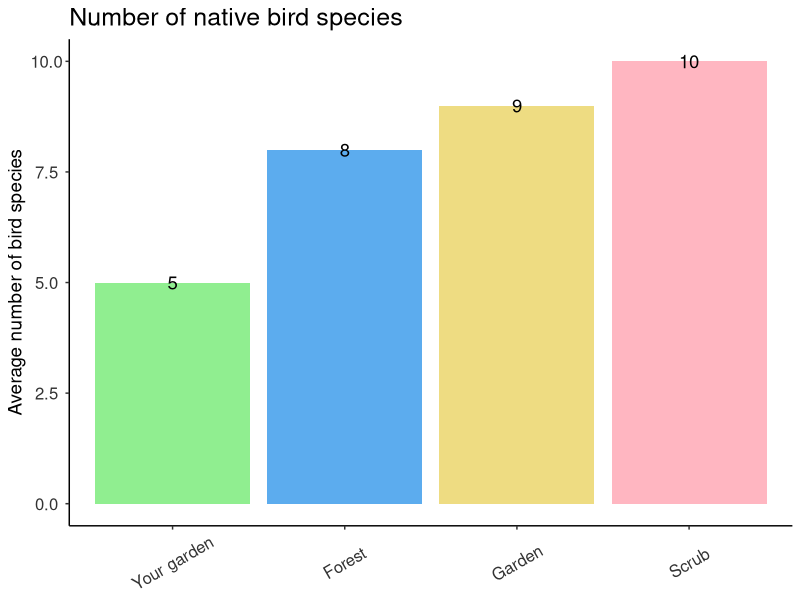
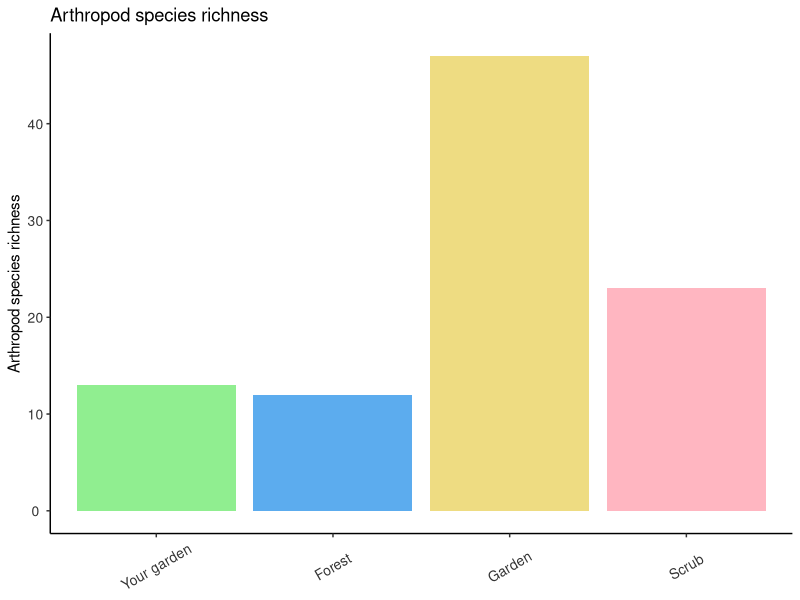
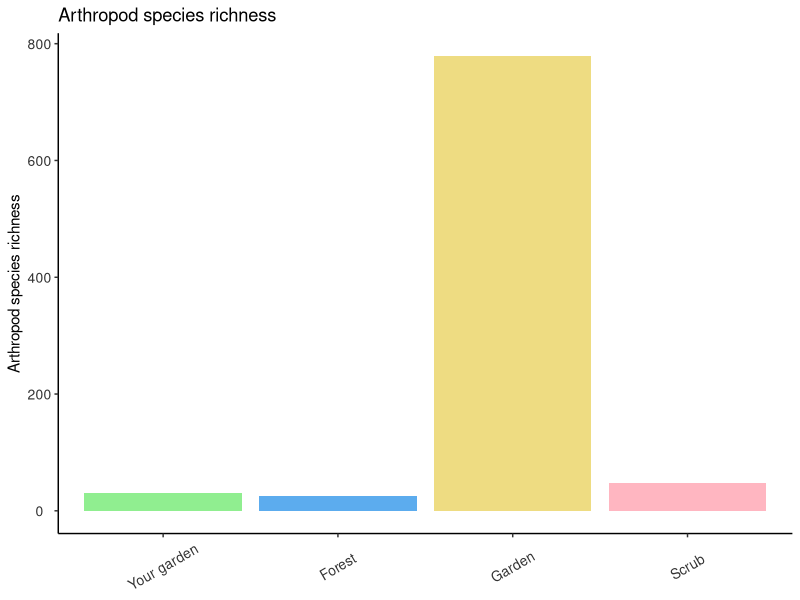
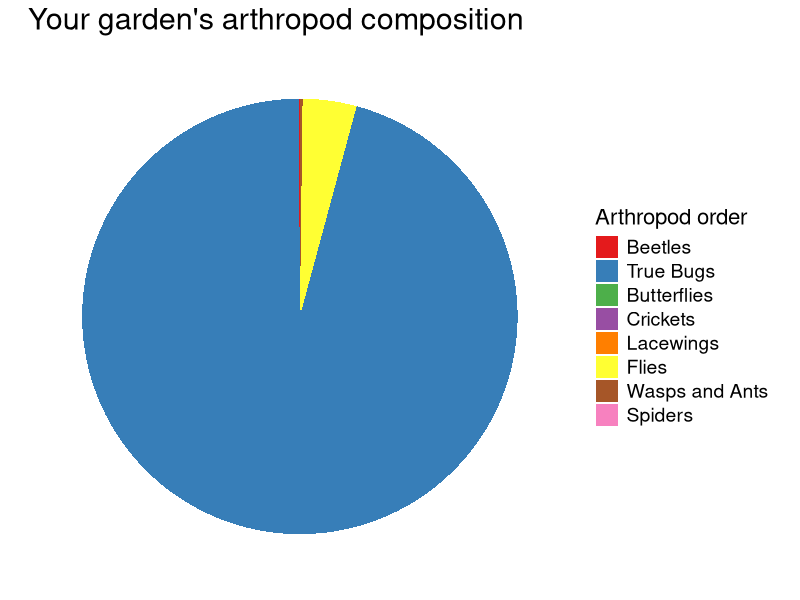

Write the R code that produced these figures, in order. (Note: this script raises an error after producing the figures.)
# Parent script for Curaçao reports
# Author: Daniel B Turner, Matthew R. Helmus
# last updated by D.T: 2 December 2018
# last updated by M.R.H: 20 December 2018

rm(list=ls())

# load packages ----------------------------------------------------------------------------------------------------------------------------
library(dplyr)
library(ggplot2)
library(rmarkdown)
library(reshape2)
library(tidyr)
library(kableExtra)

# global parameters -----------------------------------------------------------------------------------------------------------------
puk <- 0 # number of digits to round

# set color palette
fun_colors3 <- c("palegreen2", "steelblue2", "lightgoldenrod2") # assign vector of three color names for plots
fun_colors4 <- c("palegreen2", "steelblue2", "lightgoldenrod2", "lightpink") # assign vector of four color names for plots
# forest = blue, garden = yellow, scrub = red,  your = green
fun_colors3 <- c("steelblue2", "lightgoldenrod2","lightpink") # assign vector of three color names for plots
fun_colors4 <- c("steelblue2", "lightgoldenrod2", "lightpink", "palegreen2") # assign vector of four color names for plots

# native herps ---------
# wrangle native herp data

# set working directory to downloaded folder

herps_nat <- read.csv("data/Curacao native herps.csv") # load native herp dataset


herps_nat_noNA <- na.omit(herps_nat) # create dataframe of sites without NAs to calculate means more easily

herps_nat_means <- herps_nat_noNA %>%
  group_by(sitetype) %>%
  summarise(Dutch.Leaf.toed.Gecko = round(mean(Dutch.Leaf.toed.Gecko), puk), 
            Antillean.Dwarf.Gecko = round(mean(Antillean.Dwarf.Gecko), puk), 
            Striped.Anole = round(mean(Striped.Anole), puk), 
            Laurent.s.Whiptail = round(mean(Laurent.s.Whiptail), puk), 
            Turnip.tailed.Gecko = round(mean(Turnip.tailed.Gecko), puk)) # create summary dataframe for means across all species for all categories


meanNames <- as.factor(c("forestMeans", "gardenMeans", "scrubMeans")) # set factor names so combined dataframe is clearer
herps_nat_means$sitetype <- meanNames
herps_nat_means$Site <- NA # create these columns to combine dataframes later
herps_nat_means$ReportName <- NA # create these columns to combine dataframes later
herps_nat_means$Site<- c("Forest", "Garden", "Scrub") 

colnames(herps_nat)[3:7] <- c("Dutch Leaf-toed Gecko", "Antillean Dwarf Gecko", "Striped Anole", "Laurent's Whiptail", "Turnip-tailed Gecko")
colnames(herps_nat_means)[2:6] <- c("Dutch Leaf-toed Gecko", "Antillean Dwarf Gecko", "Striped Anole", "Laurent's Whiptail", "Turnip-tailed Gecko")

herps_natList <- split(herps_nat, f = herps_nat$Site) # create a list that separates the native herp observations by site so they can be listed in each site's unique report

for(i in 1:31){
  herps_natList[[i]]$Site <- c("Your garden")
} # Change site name so that reader sees "Your garden"

herps_nat_long <- vector("list", 31)

# exotic herps ------------
# wrangle exotic herp proportion data
herps_exo_prop <- read.csv("data/Curacao exotic herps summary stats.csv") # load data

colnames(herps_exo_prop) <- c("species", "Site Type", "Percentage of sites") # change column names

herps_exo_prop$`Percentage of sites` <- round(herps_exo_prop$`Percentage of sites`, puk)
herps_exo_prop$species <- factor(herps_exo_prop$species,c("Mourning Gecko",
                                                          "Asian House Gecko",
                                                          "Tropical House Gecko",
                                                          "Colombian Four-eyed Frog",
                                                          "Johnstone's Whistling Frog",
                                                          "Cuban Tree Frog"))

# create plot
herps_exo_prop_plot <- ggplot(data = herps_exo_prop, aes(x = `Site Type`, y = `Percentage of sites`, fill = `Site Type`)) +
  geom_bar(stat="identity") +
  geom_text(aes(label = `Percentage of sites`), position = position_dodge(width = 0.9), vjust = .5, size = 3.9) +
  scale_fill_manual(values = fun_colors3) +
  facet_wrap(~ species) + 
  labs(title="Percentage of sites \nwith exotic reptile or amphibian species") +
       ylab("Percentage of sites") +
  theme(panel.grid.major = element_blank(), panel.grid.minor = element_blank(),
        panel.background = element_blank(), axis.line = element_line(colour = "black"),          
        axis.text.x = element_text(color = "grey20", size=12.1, angle=30, hjust=.5, vjust=.5, face="plain"),
        axis.text.y = element_text(color = "grey20", size=10, angle=0, hjust=.5, vjust=.5, face="plain"),
        axis.title.x=element_blank(),
        axis.title.y = element_text(size = 12.8),
        legend.position = "none",
        strip.text.x = element_text(size = 11.7),
        plot.title = element_text(size=16)) # This object will be called to compare exotic reptile abundance across the focal site and site categories.

# wrangle exotic herp species list
herps_exo_sp <- read.csv("data/Curacao exotic herps.csv") # load data
colnames(herps_exo_sp) <- c("Site", "sitetype", "Mourning Gecko", "Tropical House Gecko", "Johnstone's Whistling Frog", "Cuban Treefrog", "Colombian Four-eyed Frog", "Asian House Gecko", "ReportName")

herps_exo_spMelt <- melt(herps_exo_sp, id = c("Site", "sitetype", "ReportName"))

herps_exo_spMelt$variable <- as.character(herps_exo_spMelt$variable)

herps_exo_spMelt <- herps_exo_spMelt[order(herps_exo_spMelt$ReportName, -herps_exo_spMelt$value),]

herps_exoList <- split(herps_exo_spMelt, f = herps_exo_spMelt$Site)

herps_exoList[[1]][1, 4] # check to see if the dataframes were separated correctly

# native birds ---------------
# load data for species list
birds_nat <- read.csv("data/Curacao native birds list.csv") # load data

# tidy data for species list
birds_nat$Scientific.name <- paste0("(", birds_nat$Scientific.name, ")")
birds_nat$Common.Name <- as.character(birds_nat$Common.Name)
birds_nat$bird.Name <- paste(birds_nat$Common.Name, birds_nat$Scientific.name)

# wrangle data for Rmd file for species list
birds_nat <- birds_nat[order(birds_nat$Site, -birds_nat$Present),]

birds_natList <- split(birds_nat, f = birds_nat$Site)

birds_natList[[1]]

# load data for species richness
birdsNat_sr <- read.csv("data/Curacao native birds.csv")

# wrangle native bird species richness data
birdsNat_sr_sum <- birdsNat_sr %>%
  group_by(sitetype) %>%
  summarise(SR = round(mean(SR), puk))

birdsNat_sr_sum$Site <- NA
birdsNat_sr_sum$ReportName <- NA

birdsNat_srTotal <- rbind(birdsNat_sr, birdsNat_sr_sum)

birdsNat_srTotal[,1] <- c("Your garden") # assign all sites the name "Your garden" for plotting and visualization purposes
birdsNat_srTotal[32:34, 1] <- c("Forest", "Garden", "Scrub") # change summary means to more aesthetically pleasing names (this step could have been done in factorization line several rows above)
birdsNat_srTotal$ord <- 1:34


# make a sample plot
ggplot(birdsNat_srTotal[c(26, 32:34),], aes(x = reorder(Site, ord), y = SR)) +
  geom_bar(stat = "identity", aes(fill = Site)) +
  geom_text(aes(label=SR), position = position_dodge(width = 0.9), vjust = 0.5, size = 4.7) +
  scale_fill_manual(values = fun_colors4) +
  labs(y = "Average number of bird species",
       title = "Number of native bird species") +
  theme(panel.grid.major = element_blank(), panel.grid.minor = element_blank(),
        panel.background = element_blank(), axis.line = element_line(colour = "black"),
        axis.text.x = element_text(color = "grey20", size=12, angle=30, hjust=.5, vjust=.5, face="plain"),
        axis.text.y = element_text(color = "grey20", size=12, angle=0, hjust=.5, vjust=.5, face="plain"),
        axis.title.x=element_blank(),
        legend.position = "none",
        axis.title=element_text(size=13.6),
        plot.title = element_text(size=18)) 

# exotic birds ------------
# load exotic birds data
birds_exo <- read.csv("data/Curacao exotic birds summary stats.csv")

# wrangle exotic birds data
colnames(birds_exo) <- c("species", "Site Type", "Percentage of sites")

birds_exo$`Percentage of sites` <- round(birds_exo$`Percentage of sites`, puk)
birds_exo$species <- factor(birds_exo$species,c("Exotic Parrots",
                                                "Chestnut-fronted Macaw",
                                                "Rock Pigeon",
                                                "Saffron Finch",
                                                "House Sparrow"))

# plot exotic bird proportions
birds_exo_prop_plot <- ggplot(data = birds_exo, aes(x=`Site Type`, y = `Percentage of sites`, fill = `Site Type`)) +
  geom_bar(stat = "identity") +
  geom_text(aes(label = `Percentage of sites`), position = position_dodge(width = 0.9), vjust = .5, size = 3.9) +
  facet_wrap(~ species) +
  scale_fill_manual(values = fun_colors3) +
  labs(title = "Percentage of sites with exotic bird species") +
  ylab("Percentage of sites") + 
  theme(panel.grid.major = element_blank(), panel.grid.minor = element_blank(),
        panel.background = element_blank(), axis.line = element_line(colour = "black"),          
        axis.text.x = element_text(color = "grey20", size=12.1, angle=30, hjust=.5, vjust=.5, face="plain"),
        axis.text.y = element_text(color = "grey20", size=12, angle=0, hjust=.5, vjust=.5, face="plain"),
        axis.title.x=element_blank(),
        legend.position = "none",
        strip.text.x = element_text(size = 12),
        axis.title=element_text(size=13.6),
        plot.title = element_text(size=18)) # This object will be called to compare exotic bird observations across sites.

# exotic birds list
birdsExo_List <- read.csv("data/Curacao exotic birds.csv") # load data

colnames(birdsExo_List) <- c("Site", "sitetype", "Exotic Parrots", "Cheshnut-fronted Macaw", "Rock Pigeon", "House Sparrow", "Saffron Finch", "ReportName")

birdsExo_List <- melt(birdsExo_List, id = c("Site", "sitetype", "ReportName"))

birdsExo_List <- birdsExo_List[order(birdsExo_List$Site, -birdsExo_List$value),]

birdsExo_List <- split(birdsExo_List, f = birdsExo_List$Site)




# arthropods -----------
arth <- read.csv("data/Curacao arthropods.csv") # load data

# wrangle arthropod data
arthDiv <- arth %>%
  select(Site:AB, ReportName)

arthSum <- arth %>%
  group_by(sitetype) %>%
  summarise(SR = round(mean(SR), puk), AB = round(mean(AB), puk))

arthSum$ReportName <- NA
arthSum$Site <- NA

arthTot <- rbind(arthDiv, arthSum)

arthTot[,1] <- c("Your garden") # assign all sites the name "Your garden" for plotting and visualization purposes
arthTot[32:34, 1] <- c("Forest", "Garden", "Scrub") # change summary means to more aesthetically pleasing names (this step could have been done in factorization line several rows above)
arthTot$ord <- 1:34


# sample arthropod species richness plot
ggplot(arthTot[c(4, 32:34),], aes(x = reorder(Site, ord), y = SR)) +
  geom_bar(stat = "identity", aes(fill = Site)) +
  scale_fill_manual(values = fun_colors4) +
  labs(y = "Arthropod species richness",
       title = "Arthropod species richness") +
  theme(panel.grid.major = element_blank(), panel.grid.minor = element_blank(),
        panel.background = element_blank(), axis.line = element_line(colour = "black"),
        axis.text.x = element_text(color = "grey20", size=10, angle=30, hjust=.5, vjust=.5, face="plain"),
        axis.text.y = element_text(color = "grey20", size=10, angle=0, hjust=.5, vjust=.5, face="plain"),
        axis.title.x=element_blank(),
        legend.position = "none") 

# sample arthropod abundance plot
ggplot(arthTot[c(4, 32:34),], aes(x = reorder(Site, ord), y = AB)) +
  geom_bar(stat = "identity", aes(fill = Site)) +
  scale_fill_manual(values = fun_colors4) +
  labs(y = "Arthropod species richness",
       title = "Arthropod species richness") +
  theme(panel.grid.major = element_blank(), panel.grid.minor = element_blank(),
        panel.background = element_blank(), axis.line = element_line(colour = "black"),
        axis.text.x = element_text(color = "grey20", size=10, angle=30, hjust=.5, vjust=.5, face="plain"),
        axis.text.y = element_text(color = "grey20", size=10, angle=0, hjust=.5, vjust=.5, face="plain"),
        axis.title.x=element_blank(),
        legend.position = "none")

# prep plot for an individual garden
compmeans <- aggregate(arth[,5:12], list(arth$sitetype), mean)
colnames(compmeans) <- c("Group 1", "Spiders", "Beetles", "Flies", "True Bugs", "Wasps and Ants", "Butterflies", "Lacewings", "Crickets")
compmeans1 <- melt(compmeans, id = "Group 1")
colnames(compmeans1) <- c("Site Type", "Order", "Proportion")
compmeans1$Order <- factor(compmeans1$Order,c("Beetles", "True Bugs","Butterflies","Crickets","Lacewings", "Flies",  "Wasps and Ants","Spiders"))


colnames(arth) <- c("Site", "sitetype", "SR", "AB", "Spiders", "Beetles", "Flies", "True Bugs", "Wasps and Ants", "Butterflies", "Lacewings", "Crickets", "ReportName")
arthMelt <- arth %>%
  select(Site, Spiders:Crickets)

arthMelt <- melt(arthMelt, id = "Site")
colnames(arthMelt) <- c("Site", "Order", "Proportion")
arthMelt$Order <- factor(arthMelt$Order,c("Beetles", "True Bugs","Butterflies","Crickets","Lacewings", "Flies",  "Wasps and Ants","Spiders"))
arthList <- split(arthMelt, f = arthMelt$Site)

# sample individual garden arthropod pie plot
ggplot(data = arthList[[6]], aes(x = "", y = Proportion, fill = Order)) + 
  geom_bar(width = 1, stat = "identity") + 
  coord_polar("y", start = 0) +
  scale_fill_brewer(palette = "Set1") +
  theme(axis.text = element_blank(),
        axis.ticks = element_blank(),
        panel.grid  = element_blank(),
        axis.title = element_blank(),          
        plot.title = element_text(size=22),
        panel.background = element_blank(),
        legend.text = element_text(size=14),
        legend.title = element_text(size = 16)) +
  labs(fill = "Arthropod order",
       title = "Your garden's arthropod composition")


# plot for the three categories
arthType_pie <- ggplot(data = compmeans1, aes(x = "", y = Proportion, fill = Order)) + 
  geom_bar(width = 1, stat = "identity") + 
  coord_polar("y", start = 0) +
  scale_fill_brewer(palette = "Set1") +
  theme(axis.text = element_blank(),
        axis.ticks = element_blank(),
        panel.grid  = element_blank(),
        axis.title = element_blank(),          
        plot.title = element_text(size=18),
        panel.background = element_blank(),
        legend.text = element_text(size=14),
        legend.title = element_text(size = 16),
        strip.text.x = element_text(size = 12.5)) +
  labs(fill = "Arthropod order",
       title = "Average composition of arthropods across all sites") +
  facet_wrap(~`Site Type`)






##########################################################################################################
# loop through all of dataframes to create individual reports for each garden ------------
##########################################################################################################
report_names <- arth$ReportName # create vector that will determine report names and customizable text in the report
i=1 # start loop at the first site

for (i in 1:5) { # <>< edits to have all reports spit out at once
                 # for the sake of demonstration, we will only produce the first five sites' reports
  # vector of garden report names
  report_name <- report_names[i]
  
  # Native herp plots
  herps_NA <- herps_nat[i, 3] # create a vector for the if else statement in Rmd to evaluate gardens without nighttime surveys differently
  
  
  # Native bird species richness plot
  birdsNat_SR_plot <- ggplot(birdsNat_srTotal[c(i, 32:34),], aes(x = reorder(Site, ord), y = SR)) +
    geom_bar(stat = "identity", aes(fill = Site)) +
    geom_text(aes(label=SR), position = position_dodge(width = 0.9), vjust = 0.5, size = 4.7) +
    scale_fill_manual(values = fun_colors4) +
    labs(y = "Average number of bird species",
         title = "Number of native bird species") +
    theme(panel.grid.major = element_blank(), panel.grid.minor = element_blank(),
          panel.background = element_blank(), axis.line = element_line(colour = "black"),
          axis.text.x = element_text(color = "grey20", size=12.2, angle=0, hjust=.5, vjust=.5, 
                                     face=c("bold","plain","plain","plain")),
          axis.text.y = element_text(color = "grey20", size=12, angle=0, hjust=.5, vjust=.5, face="plain"),
          axis.title.x=element_blank(),
          legend.position = "none",
          axis.title=element_text(size=13.6),
          plot.title = element_text(size=18))  # This object will be called to compare native bird observations across focal site and site categories.
  
  # arthropod species richness plot
  arthSR_plot <- ggplot(arthTot[c(i, 32:34),], aes(x = reorder(Site, ord), y = SR)) +
    geom_bar(stat = "identity", aes(fill = Site)) +
    geom_text(aes(label = SR), position = position_dodge(width = 0.9), vjust = .5, size = 4) +
    scale_fill_manual(values = fun_colors4) +
    labs(y = "Number of arthropod species",
         title = "Number of arthropod species ") +
    theme(panel.grid.major = element_blank(), panel.grid.minor = element_blank(),
          panel.background = element_blank(), axis.line = element_line(colour = "black"),
          axis.text.x = element_text(color = "grey20", size=12, angle=0, hjust=.5, vjust=.5, 
                                     face=c("bold","plain","plain","plain")),
          axis.text.y = element_text(color = "grey20", size=12, angle=0, hjust=.5, vjust=.5, face="plain"),
          axis.title.x=element_blank(),
          legend.position = "none",
          axis.title=element_text(size=13.6),
          plot.title = element_text(size=18)) # This object will be called to compare arthropod species richness across focal site and site categories.
  
  # arthropod abundance plot
  arthAB_plot <- ggplot(arthTot[c(i, 32:34),], aes(x = reorder(Site, ord), y = AB)) +
    geom_bar(stat = "identity", aes(fill = Site)) +
    geom_text(aes(label = AB), position = position_dodge(width = 0.9), vjust = .5, size = 4) +
    scale_fill_manual(values = fun_colors4) +
    labs(y = "Average number of arthropods",
         title = "Abundance of arthropods") +
    theme(panel.grid.major = element_blank(), panel.grid.minor = element_blank(),
          panel.background = element_blank(), axis.line = element_line(colour = "black"),
          axis.text.x = element_text(color = "grey20", size=12, angle=0, hjust=.5, vjust=.5, 
                                     face=c("bold","plain","plain","plain")),
          axis.text.y = element_text(color = "grey20", size=12, angle=0, hjust=.5, vjust=.5, face="plain"),
          axis.title.x=element_blank(),
          legend.position = "none",
          axis.title=element_text(size=13.6),
          plot.title = element_text(size=18)) # This object will be called to compare arthropod abundances across focal site and site categories.
  
  # arthropod composition pie plot for each site
  arthSite_pie <- ggplot(data = arthList[[i]], aes(x = "", y = Proportion, fill = Order)) + 
    geom_bar(width = 1, stat = "identity") + 
    coord_polar("y", start = 0) +
    scale_fill_brewer(palette = "Set1") +
    theme(axis.text = element_blank(),
          axis.ticks = element_blank(),
          panel.grid  = element_blank(),
          axis.title = element_blank(),          
          plot.title = element_text(size=20),
          panel.background = element_blank(),
          legend.text = element_text(size=15),
          legend.title = element_text(size = 17)) +
    labs(fill = "Arthropod order",
         title = "Your garden's arthropod composition") # This object will be called to compare arthropod composition across focal site and site categories.

  # render Rmarkdown files
  knitr::knit_meta(class=NULL, clean = TRUE) # this fixes the error: cannot allocate vector of size
  rmarkdown::render("homeownerReports_rmd.Rmd", output_file = paste0('userReports/homeownerReport_example_', report_name, '.html')) # This line executes each site's .html report by calling the "child" .rmd file.
}
